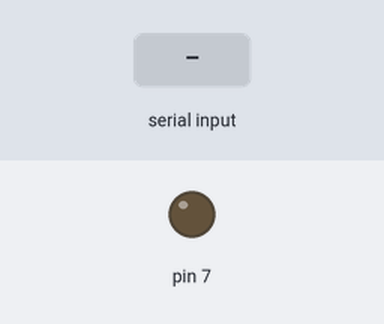
The sketch below on a simulated Arduino Uno, built with avr-gcc and run on an emulated ATmega328P. Parts: output pins drawn as LEDs (lit = HIGH). The inputs (shaded band) are chosen by the test bench.

Above: at 1.2 s.
1.3 s: "1" received over Serial
At 2.6 s:
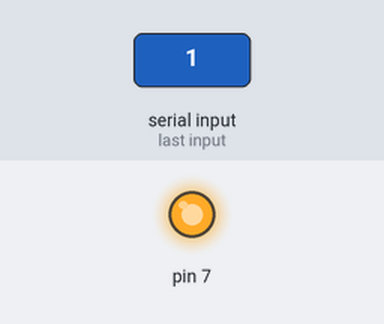
2.9 s: "2" received over Serial
At 3.9 s:
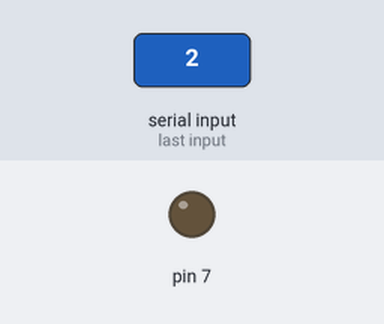
Timing chart, 0 to 5.9 s (numbered marks = the images above; inputs shaded):
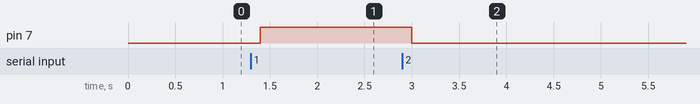

Measured:
- after the input at 1.3 s, pin 7: LOW → HIGH after 0.10 s
- after the input at 2.9 s, pin 7: HIGH → LOW after 0.10 s

The sketch:

if_else_in_arduino.ino
```cpp
int data;
void setup() {
  // put your setup code here, to run once:
  pinMode(7, OUTPUT);
  Serial.begin(9600);

}

void loop() {
  // put your main code here, to run repeatedly:
  if(Serial.available()!=0){
     data = Serial.read();
  }
  if(data == '1'){
    digitalWrite(7, HIGH);
  }else if(data == '2'){
    digitalWrite(7, LOW);
  }
  delay(100);

}
```
